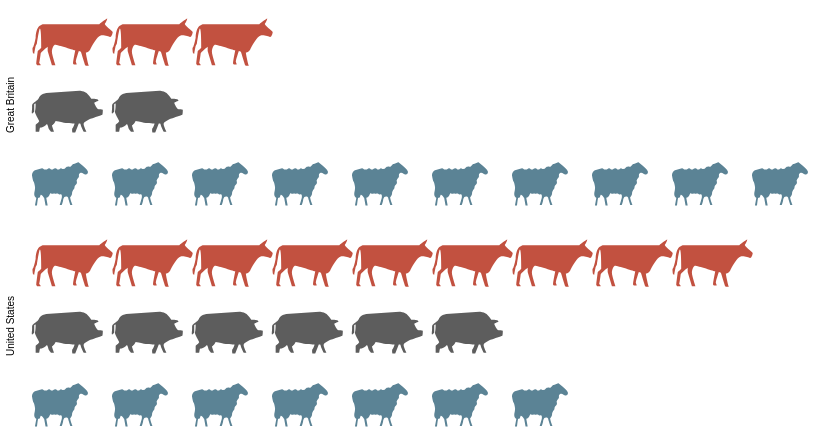

Express this chart as Vega-Lite.
### Vega specification from a JSON file in a GitHub repository (floating-point values rounded to 4 significant figures)
{"$schema": "https://vega.github.io/schema/vega/v5.json", "autosize": "pad", "padding": 5, "data": [{"name": "source_0", "values": [{"country": "Great Britain", "animal": "cattle", "col": 3}, {"country": "Great Britain", "animal": "cattle", "col": 2}, {"country": "Great Britain", "animal": "cattle", "col": 1}, {"country": "Great Britain", "animal": "pigs", "col": 2}, {"country": "Great Britain", "animal": "pigs", "col": 1}, {"country": "Great Britain", "animal": "sheep", "col": 10}, {"country": "Great Britain", "animal": "sheep", "col": 9}, {"country": "Great Britain", "animal": "sheep", "col": 8}, {"country": "Great Britain", "animal": "sheep", "col": 7}, {"country": "Great Britain", "animal": "sheep", "col": 6}, {"country": "Great Britain", "animal": "sheep", "col": 5}, {"country": "Great Britain", "animal": "sheep", "col": 4}, {"country": "Great Britain", "animal": "sheep", "col": 3}, {"country": "Great Britain", "animal": "sheep", "col": 2}, {"country": "Great Britain", "animal": "sheep", "col": 1}, {"country": "United States", "animal": "cattle", "col": 9}, {"country": "United States", "animal": "cattle", "col": 8}, {"country": "United States", "animal": "cattle", "col": 7}, {"country": "United States", "animal": "cattle", "col": 6}, {"country": "United States", "animal": "cattle", "col": 5}, {"country": "United States", "animal": "cattle", "col": 4}, {"country": "United States", "animal": "cattle", "col": 3}, {"country": "United States", "animal": "cattle", "col": 2}, {"country": "United States", "animal": "cattle", "col": 1}, {"country": "United States", "animal": "pigs", "col": 6}, {"country": "United States", "animal": "pigs", "col": 5}, {"country": "United States", "animal": "pigs", "col": 4}, {"country": "United States", "animal": "pigs", "col": 3}, {"country": "United States", "animal": "pigs", "col": 2}, {"country": "United States", "animal": "pigs", "col": 1}, {"country": "United States", "animal": "sheep", "col": 7}, {"country": "United States", "animal": "sheep", "col": 6}, {"country": "United States", "animal": "sheep", "col": 5}, {"country": "United States", "animal": "sheep", "col": 4}, {"country": "United States", "animal": "sheep", "col": 3}, {"country": "United States", "animal": "sheep", "col": 2}, {"country": "United States", "animal": "sheep", "col": 1}]}, {"name": "row_domain", "source": "source_0", "transform": [{"type": "aggregate", "groupby": ["country"]}]}], "signals": [{"name": "child_width", "value": 800}, {"name": "child_height", "value": 200}], "layout": {"padding": {"row": 20, "column": 20}, "columns": 1, "bounds": "full", "align": "all"}, "marks": [{"name": "row_header", "type": "group", "role": "row-header", "from": {"data": "row_domain"}, "sort": {"field": "datum[\"country\"]", "order": "ascending"}, "title": {"text": {"signal": "''+parent[\"country\"]"}, "offset": 10, "orient": "left", "style": "guide-label", "frame": "group", "baseline": "middle"}, "encode": {"update": {"height": {"signal": "child_height"}}}}, {"name": "cell", "type": "group", "style": "cell", "from": {"facet": {"name": "facet", "data": "source_0", "groupby": ["country"]}}, "sort": {"field": ["datum[\"country\"]"], "order": ["ascending"]}, "encode": {"update": {"width": {"signal": "child_width"}, "height": {"signal": "child_height"}}}, "marks": [{"name": "child_marks", "type": "symbol", "style": ["point"], "from": {"data": "facet"}, "encode": {"update": {"opacity": {"value": 1}, "fill": {"scale": "color", "field": "animal"}, "tooltip": {"signal": "{\"col\": ''+datum[\"col\"], \"animal\": ''+datum[\"animal\"]}"}, "x": {"scale": "x", "field": "col"}, "y": {"scale": "y", "field": "animal"}, "size": {"value": 200}, "shape": {"scale": "shape", "field": "animal"}}}}]}], "scales": [{"name": "x", "type": "point", "domain": {"data": "source_0", "field": "col", "sort": true}, "range": [0, {"signal": "child_width"}], "padding": 0.5}, {"name": "y", "type": "point", "domain": {"data": "source_0", "field": "animal", "sort": true}, "range": [0, {"signal": "child_height"}], "padding": 0.5}, {"name": "color", "type": "ordinal", "domain": ["person", "cattle", "pigs", "sheep"], "range": ["rgb(162,160,152)", "rgb(194,81,64)", "rgb(93,93,93)", "rgb(91,131,149)"], "interpolate": "hcl"}, {"name": "shape", "type": "ordinal", "domain": ["person", "cattle", "pigs", "sheep"], "range": ["M1.7 -1.7h-0.8c0.3 -0.2 0.6 -0.5 0.6 -0.9c0 -0.6 -0.4 -1 -1 -1c-0.6 0 -1 0.4 -1 1c0 0.4 0.2 0.7 0.6 0.9h-0.8c-0.4 0 -0.7 0.3 -0.7 0.6v1.9c0 0.3 0.3 0.6 0.6 0.6h0.2c0 0 0 0.1 0 0.1v1.9c0 0.3 0.2 0.6 0.3 0.6h1.3c0.2 0 0.3 -0.3 0.3 -0.6v-1.8c0 0 0 -0.1 0 -0.1h0.2c0.3 0 0.6 -0.3 0.6 -0.6v-2c0.2 -0.3 -0.1 -0.6 -0.4 -0.6z", "M4 -2c0 0 0.9 -0.7 1.1 -0.8c0.1 -0.1 -0.1 0.5 -0.3 0.7c-0.2 0.2 1.1 1.1 1.1 1.2c0 0.2 -0.2 0.8 -0.4 0.7c-0.1 0 -0.8 -0.3 -1.3 -0.2c-0.5 0.1 -1.3 1.6 -1.5 2c-0.3 0.4 -0.6 0.4 -0.6 0.4c0 0.1 0.3 1.7 0.4 1.8c0.1 0.1 -0.4 0.1 -0.5 0c0 0 -0.6 -1.9 -0.6 -1.9c-0.1 0 -0.3 -0.1 -0.3 -0.1c0 0.1 -0.5 1.4 -0.4 1.6c0.1 0.2 0.1 0.3 0.1 0.3c0 0 -0.4 0 -0.4 0c0 0 -0.2 -0.1 -0.1 -0.3c0 -0.2 0.3 -1.7 0.3 -1.7c0 0 -2.8 -0.9 -2.9 -0.8c-0.2 0.1 -0.4 0.6 -0.4 1c0 0.4 0.5 1.9 0.5 1.9l-0.5 0l-0.6 -2l0 -0.6c0 0 -1 0.8 -1 1c0 0.2 -0.2 1.3 -0.2 1.3c0 0 0.3 0.3 0.2 0.3c0 0 -0.5 0 -0.5 0c0 0 -0.2 -0.2 -0.1 -0.4c0 -0.1 0.2 -1.6 0.2 -1.6c0 0 0.5 -0.4 0.5 -0.5c0 -0.1 0 -2.7 -0.2 -2.7c-0.1 0 -0.4 2 -0.4 2c0 0 0 0.2 -0.2 0.5c-0.1 0.4 -0.2 1.1 -0.2 1.1c0 0 -0.2 -0.1 -0.2 -0.2c0 -0.1 -0.1 -0.7 0 -0.7c0.1 -0.1 0.3 -0.8 0.4 -1.4c0 -0.6 0.2 -1.3 0.4 -1.5c0.1 -0.2 0.6 -0.4 0.6 -0.4z", "M1.2 -2c0 0 0.7 0 1.2 0.5c0.5 0.5 0.4 0.6 0.5 0.6c0.1 0 0.7 0 0.8 0.1c0.1 0 0.2 0.2 0.2 0.2c0 0 -0.6 0.2 -0.6 0.3c0 0.1 0.4 0.9 0.6 0.9c0.1 0 0.6 0 0.6 0.1c0 0.1 0 0.7 -0.1 0.7c-0.1 0 -1.2 0.4 -1.5 0.5c-0.3 0.1 -1.1 0.5 -1.1 0.7c-0.1 0.2 0.4 1.2 0.4 1.2l-0.4 0c0 0 -0.4 -0.8 -0.4 -0.9c0 -0.1 -0.1 -0.3 -0.1 -0.3l-0.2 0l-0.5 1.3l-0.4 0c0 0 -0.1 -0.4 0 -0.6c0.1 -0.1 0.3 -0.6 0.3 -0.7c0 0 -0.8 0 -1.5 -0.1c-0.7 -0.1 -1.2 -0.3 -1.2 -0.2c0 0.1 -0.4 0.6 -0.5 0.6c0 0 0.3 0.9 0.3 0.9l-0.4 0c0 0 -0.4 -0.5 -0.4 -0.6c0 -0.1 -0.2 -0.6 -0.2 -0.5c0 0 -0.4 0.4 -0.6 0.4c-0.2 0.1 -0.4 0.1 -0.4 0.1c0 0 -0.1 0.6 -0.1 0.6l-0.5 0l0 -1c0 0 0.5 -0.4 0.5 -0.5c0 -0.1 -0.7 -1.2 -0.6 -1.4c0.1 -0.1 0.1 -1.1 0.1 -1.1c0 0 -0.2 0.1 -0.2 0.1c0 0 0 0.9 0 1c0 0.1 -0.2 0.3 -0.3 0.3c-0.1 0 0 -0.5 0 -0.9c0 -0.4 0 -0.4 0.2 -0.6c0.2 -0.2 0.6 -0.3 0.8 -0.8c0.3 -0.5 1 -0.6 1 -0.6z", "M-4.1 -0.5c0.2 0 0.2 0.2 0.5 0.2c0.3 0 0.3 -0.2 0.5 -0.2c0.2 0 0.2 0.2 0.4 0.2c0.2 0 0.2 -0.2 0.5 -0.2c0.2 0 0.2 0.2 0.4 0.2c0.2 0 0.2 -0.2 0.4 -0.2c0.1 0 0.2 0.2 0.4 0.1c0.2 0 0.2 -0.2 0.4 -0.3c0.1 0 0.1 -0.1 0.4 0c0.3 0 0.3 -0.4 0.6 -0.4c0.3 0 0.6 -0.3 0.7 -0.2c0.1 0.1 1.4 1 1.3 1.4c-0.1 0.4 -0.3 0.3 -0.4 0.3c-0.1 0 -0.5 -0.4 -0.7 -0.2c-0.3 0.2 -0.1 0.4 -0.2 0.6c-0.1 0.1 -0.2 0.2 -0.3 0.4c0 0.2 0.1 0.3 0 0.5c-0.1 0.2 -0.3 0.2 -0.3 0.5c0 0.3 -0.2 0.3 -0.3 0.6c-0.1 0.2 0 0.3 -0.1 0.5c-0.1 0.2 -0.1 0.2 -0.2 0.3c-0.1 0.1 0.3 1.1 0.3 1.1l-0.3 0c0 0 -0.3 -0.9 -0.3 -1c0 -0.1 -0.1 -0.2 -0.3 -0.2c-0.2 0 -0.3 0.1 -0.4 0.4c0 0.3 -0.2 0.8 -0.2 0.8l-0.3 0l0.3 -1c0 0 0.1 -0.6 -0.2 -0.5c-0.3 0.1 -0.2 -0.1 -0.4 -0.1c-0.2 -0.1 -0.3 0.1 -0.4 0c-0.2 -0.1 -0.3 0.1 -0.5 0c-0.2 -0.1 -0.1 0 -0.3 0.3c-0.2 0.3 -0.4 0.3 -0.4 0.3l0.2 1.1l-0.3 0l-0.2 -1.1c0 0 -0.4 -0.6 -0.5 -0.4c-0.1 0.3 -0.1 0.4 -0.3 0.4c-0.1 -0.1 -0.2 1.1 -0.2 1.1l-0.3 0l0.2 -1.1c0 0 -0.3 -0.1 -0.3 -0.5c0 -0.3 0.1 -0.5 0.1 -0.7c0.1 -0.2 -0.1 -1 -0.2 -1.1c-0.1 -0.2 -0.2 -0.8 -0.2 -0.8c0 0 -0.1 -0.5 0.4 -0.8z"]}], "config": {"axisY": {"minExtent": 30}, "style": {"cell": {"stroke": ""}}}}
